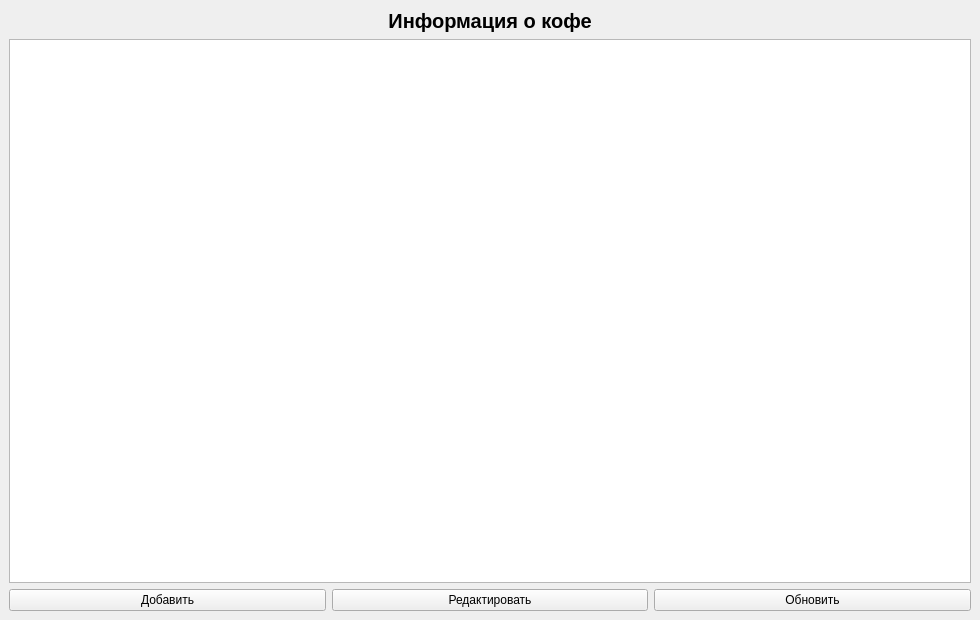
<?xml version="1.0" encoding="UTF-8"?>
<ui version="4.0">
 <class>MainWindow</class>
 <widget class="QMainWindow" name="MainWindow">
  <property name="geometry">
   <rect>
    <x>0</x>
    <y>0</y>
    <width>980</width>
    <height>620</height>
   </rect>
  </property>
  <property name="windowTitle">
   <string>Каталог кофе</string>
  </property>
  <widget class="QWidget" name="centralwidget">
   <layout class="QVBoxLayout" name="verticalLayout">
    <item>
     <widget class="QLabel" name="title_label">
      <property name="text">
       <string>Информация о кофе</string>
      </property>
      <property name="alignment">
       <set>Qt::AlignCenter</set>
      </property>
      <property name="styleSheet">
       <string notr="true">font-size: 20px; font-weight: 700;</string>
      </property>
     </widget>
    </item>
    <item>
     <widget class="QTableWidget" name="coffee_table">
      <property name="editTriggers">
       <set>QAbstractItemView::NoEditTriggers</set>
      </property>
      <property name="selectionBehavior">
       <enum>QAbstractItemView::SelectRows</enum>
      </property>
      <property name="selectionMode">
       <enum>QAbstractItemView::SingleSelection</enum>
      </property>
      <property name="alternatingRowColors">
       <bool>true</bool>
      </property>
     </widget>
    </item>
    <item>
     <layout class="QHBoxLayout" name="buttons_layout">
      <item>
       <widget class="QPushButton" name="add_button">
        <property name="text">
         <string>Добавить</string>
        </property>
       </widget>
      </item>
      <item>
       <widget class="QPushButton" name="edit_button">
        <property name="text">
         <string>Редактировать</string>
        </property>
       </widget>
      </item>
      <item>
       <widget class="QPushButton" name="refresh_button">
        <property name="text">
         <string>Обновить</string>
        </property>
       </widget>
      </item>
     </layout>
    </item>
   </layout>
  </widget>
 </widget>
 <resources/>
 <connections/>
</ui>
